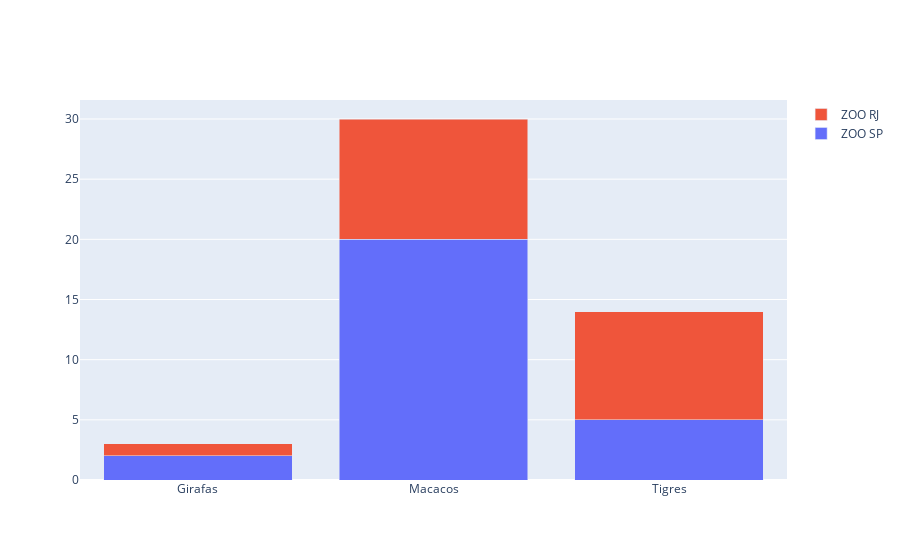

This figure's notebook cell:
### Code cell
fig = go.Figure(
    data= [
        go.Bar(x=animais, y=[2,20,5], name="ZOO SP"),
        go.Bar(x=animais, y=[1,10,9], name= "ZOO RJ")
    ]
)

fig.update_layout(barmode="stack")

fig.show()

### Figure 1 — Plotly figure (JSON) as saved in the notebook; plotly's stock layout.template omitted (floating-point values rounded to 4 significant figures)
{"data": [{"name": "ZOO SP", "type": "bar", "x": ["Girafas", "Macacos", "Tigres"], "y": [2, 20, 5]}, {"name": "ZOO RJ", "type": "bar", "x": ["Girafas", "Macacos", "Tigres"], "y": [1, 10, 9]}], "layout": {"barmode": "stack"}}
